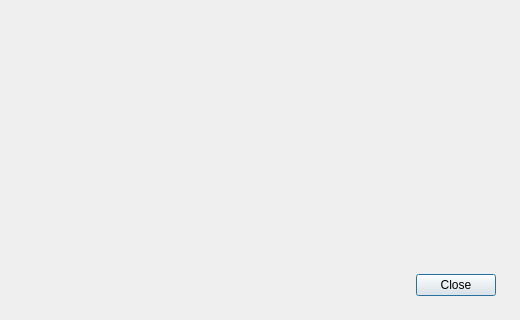
<?xml version="1.0" encoding="UTF-8"?>
<ui version="4.0">
 <class>AboutDialog</class>
 <widget class="QDialog" name="AboutDialog">
  <property name="geometry">
   <rect>
    <x>0</x>
    <y>0</y>
    <width>520</width>
    <height>320</height>
   </rect>
  </property>
  <property name="windowTitle">
   <string>About SmolLauncher</string>
  </property>
  <layout class="QHBoxLayout" name="outerLayout">
   <property name="spacing">
    <number>24</number>
   </property>
   <property name="leftMargin">
    <number>24</number>
   </property>
   <property name="topMargin">
    <number>24</number>
   </property>
   <property name="rightMargin">
    <number>24</number>
   </property>
   <property name="bottomMargin">
    <number>24</number>
   </property>
   <item alignment="Qt::AlignmentFlag::AlignTop">
    <widget class="QLabel" name="iconLabel">
     <property name="minimumSize">
      <size>
       <width>96</width>
       <height>96</height>
      </size>
     </property>
     <property name="maximumSize">
      <size>
       <width>96</width>
       <height>96</height>
      </size>
     </property>
     <property name="alignment">
      <set>Qt::AlignmentFlag::AlignTop|Qt::AlignmentFlag::AlignHCenter</set>
     </property>
    </widget>
   </item>
   <item>
    <layout class="QVBoxLayout" name="rightLayout">
     <property name="spacing">
      <number>8</number>
     </property>
     <item>
      <widget class="QLabel" name="titleLabel">
       <property name="textFormat">
        <enum>Qt::TextFormat::RichText</enum>
       </property>
      </widget>
     </item>
     <item>
      <widget class="QLabel" name="descriptionLabel">
       <property name="textFormat">
        <enum>Qt::TextFormat::RichText</enum>
       </property>
       <property name="wordWrap">
        <bool>true</bool>
       </property>
      </widget>
     </item>
     <item>
      <spacer name="descriptionSpacer">
       <property name="orientation">
        <enum>Qt::Orientation::Vertical</enum>
       </property>
       <property name="sizeType">
        <enum>QSizePolicy::Policy::Fixed</enum>
       </property>
       <property name="sizeHint" stdset="0">
        <size>
         <width>20</width>
         <height>8</height>
        </size>
       </property>
      </spacer>
     </item>
     <item>
      <widget class="QLabel" name="authorLabel">
       <property name="textFormat">
        <enum>Qt::TextFormat::RichText</enum>
       </property>
       <property name="wordWrap">
        <bool>true</bool>
       </property>
       <property name="textInteractionFlags">
        <set>Qt::TextInteractionFlag::TextBrowserInteraction</set>
       </property>
       <property name="openExternalLinks">
        <bool>true</bool>
       </property>
      </widget>
     </item>
     <item>
      <widget class="QLabel" name="licenseLabel">
       <property name="textFormat">
        <enum>Qt::TextFormat::RichText</enum>
       </property>
       <property name="wordWrap">
        <bool>true</bool>
       </property>
       <property name="textInteractionFlags">
        <set>Qt::TextInteractionFlag::TextBrowserInteraction</set>
       </property>
       <property name="openExternalLinks">
        <bool>true</bool>
       </property>
      </widget>
     </item>
     <item>
      <widget class="QLabel" name="builtWithLabel">
       <property name="textFormat">
        <enum>Qt::TextFormat::RichText</enum>
       </property>
      </widget>
     </item>
     <item>
      <spacer name="buttonsSpacer">
       <property name="orientation">
        <enum>Qt::Orientation::Vertical</enum>
       </property>
       <property name="sizeHint" stdset="0">
        <size>
         <width>20</width>
         <height>40</height>
        </size>
       </property>
      </spacer>
     </item>
     <item>
      <widget class="QDialogButtonBox" name="buttonBox">
       <property name="standardButtons">
        <set>QDialogButtonBox::StandardButton::Close</set>
       </property>
      </widget>
     </item>
    </layout>
   </item>
  </layout>
 </widget>
 <resources/>
 <connections/>
</ui>
